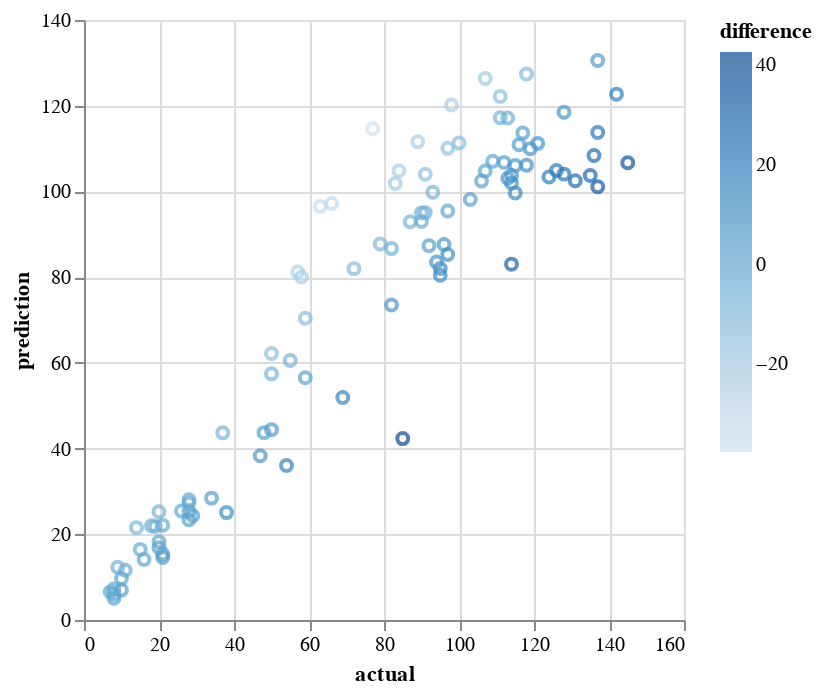

The cell this chart's notebook holds for it:
### Markdown cell above
The below plot shows the predicted vs. the actual RUL for all 100 test samples. You can see the accuracy improves closer to zero, as there is less variance.

### Code cell
alt.Chart(df).mark_point().encode(x = alt.X("actual").scale(zero = False), 
                                                y = 'prediction', 
                                                color = "difference", 
                                                )

### Figure 1 — Vega-Lite specification as saved in the notebook (floating-point values rounded to 4 significant figures)
{"config": {"view": {"continuousWidth": 300, "continuousHeight": 300}}, "data": {"name": "data-f752245445b7f6cb4cf45158985b5d69"}, "mark": {"type": "point"}, "encoding": {"color": {"field": "difference", "type": "quantitative"}, "x": {"field": "actual", "scale": {"zero": false}, "type": "quantitative"}, "y": {"field": "prediction", "type": "quantitative"}}, "$schema": "https://vega.github.io/schema/vega-lite/v5.20.1.json", "datasets": {"data-f752245445b7f6cb4cf45158985b5d69": [{"prediction": 106.8, "actual": 112, "difference": 5.226}, {"prediction": 120.1, "actual": 98, "difference": -22.15}, {"prediction": 51.9, "actual": 69, "difference": 17.1}, {"prediction": 73.5, "actual": 82, "difference": 8.5}, {"prediction": 95.06, "actual": 91, "difference": -4.057}, {"prediction": 99.79, "actual": 93, "difference": -6.793}, {"prediction": 104.0, "actual": 91, "difference": -12.99}, {"prediction": 82.0, "actual": 95, "difference": 13.0}, {"prediction": 117.2, "actual": 111, "difference": -6.175}, {"prediction": 87.62, "actual": 96, "difference": 8.383}, {"prediction": 85.29, "actual": 97, "difference": 11.71}, {"prediction": 103.4, "actual": 124, "difference": 20.65}, {"prediction": 80.45, "actual": 95, "difference": 14.55}, {"prediction": 104.8, "actual": 107, "difference": 2.237}, {"prediction": 101.8, "actual": 83, "difference": -18.84}, {"prediction": 104.8, "actual": 84, "difference": -20.85}, {"prediction": 44.42, "actual": 50, "difference": 5.582}, {"prediction": 28.06, "actual": 28, "difference": -0.05986}, {"prediction": 92.93, "actual": 87, "difference": -5.931}, {"prediction": 14.14, "actual": 16, "difference": 1.858}, {"prediction": 81.21, "actual": 57, "difference": -24.21}, {"prediction": 122.2, "actual": 111, "difference": -11.17}, {"prediction": 117.1, "actual": 113, "difference": -4.12}, {"prediction": 18.27, "actual": 20, "difference": 1.734}, {"prediction": 106.7, "actual": 145, "difference": 38.29}, {"prediction": 110.0, "actual": 119, "difference": 9.023}, {"prediction": 97.17, "actual": 66, "difference": -31.17}, {"prediction": 95.44, "actual": 97, "difference": 1.558}, {"prediction": 92.99, "actual": 90, "difference": -2.987}, {"prediction": 99.63, "actual": 115, "difference": 15.37}, {"prediction": 5.088, "actual": 8, "difference": 2.912}, {"prediction": 43.72, "actual": 48, "difference": 4.28}, {"prediction": 102.4, "actual": 106, "difference": 3.577}, {"prediction": 6.557, "actual": 7, "difference": 0.4426}, {"prediction": 11.6, "actual": 11, "difference": -0.5956}, {"prediction": 21.82, "actual": 19, "difference": -2.822}, {"prediction": 22.12, "actual": 21, "difference": -1.117}, {"prediction": 57.44, "actual": 50, "difference": -7.435}, {"prediction": 122.7, "actual": 142, "difference": 19.3}, {"prediction": 25.26, "actual": 28, "difference": 2.738}, {"prediction": 21.98, "actual": 18, "difference": -3.981}, {"prediction": 9.688, "actual": 10, "difference": 0.3123}, {"prediction": 56.52, "actual": 59, "difference": 2.478}, {"prediction": 107.0, "actual": 109, "difference": 1.978}, {"prediction": 83.03, "actual": 114, "difference": 30.97}, {"prediction": 38.32, "actual": 47, "difference": 8.679}, {"prediction": 103.7, "actual": 135, "difference": 31.29}, {"prediction": 87.31, "actual": 92, "difference": 4.695}, {"prediction": 15.41, "actual": 21, "difference": 5.587}, {"prediction": 87.75, "actual": 79, "difference": -8.755}, {"prediction": 101.9, "actual": 114, "difference": 12.05}, {"prediction": 24.31, "actual": 29, "difference": 4.691}, {"prediction": 25.44, "actual": 26, "difference": 0.5603}, {"prediction": 110.1, "actual": 97, "difference": -13.05}, {"prediction": 113.8, "actual": 137, "difference": 23.25}, {"prediction": 16.48, "actual": 15, "difference": -1.478}, {"prediction": 98.13, "actual": 103, "difference": 4.866}, {"prediction": 43.67, "actual": 37, "difference": -6.67}, {"prediction": 103.7, "actual": 114, "difference": 10.29}, {"prediction": 111.3, "actual": 100, "difference": -11.31}, {"prediction": 14.56, "actual": 21, "difference": 6.437}, {"prediction": 36.05, "actual": 54, "difference": 17.95}, {"prediction": 81.99, "actual": 72, "difference": -9.986}, {"prediction": 23.38, "actual": 28, "difference": 4.616}, {"prediction": 118.5, "actual": 128, "difference": 9.504}, {"prediction": 21.55, "actual": 14, "difference": -7.546}, {"prediction": 114.6, "actual": 77, "difference": -37.63}, {"prediction": 6.023, "actual": 8, "difference": 1.977}, {"prediction": 111.2, "actual": 121, "difference": 9.783}, {"prediction": 83.55, "actual": 94, "difference": 10.45}, {"prediction": 106.1, "actual": 118, "difference": 11.87}, {"prediction": 62.17, "actual": 50, "difference": -12.17}, {"prediction": 102.5, "actual": 131, "difference": 28.49}, {"prediction": 104.9, "actual": 126, "difference": 21.11}, {"prediction": 103.1, "actual": 113, "difference": 9.928}, {"prediction": 7.008, "actual": 10, "difference": 2.992}, {"prediction": 28.44, "actual": 34, "difference": 5.559}, {"prediction": 126.3, "actual": 107, "difference": -19.35}, {"prediction": 96.51, "actual": 63, "difference": -33.51}, {"prediction": 95.0, "actual": 90, "difference": -5.001}, {"prediction": 7.24, "actual": 8, "difference": 0.7597}, {"prediction": 12.3, "actual": 9, "difference": -3.302}, {"prediction": 130.6, "actual": 137, "difference": 6.449}, {"prediction": 80.05, "actual": 58, "difference": -22.05}, {"prediction": 127.4, "actual": 118, "difference": -9.421}, {"prediction": 111.6, "actual": 89, "difference": -22.59}, {"prediction": 110.9, "actual": 116, "difference": 5.107}, {"prediction": 106.1, "actual": 115, "difference": 8.946}, {"prediction": 108.4, "actual": 136, "difference": 27.64}, {"prediction": 27.27, "actual": 28, "difference": 0.7256}, {"prediction": 25.06, "actual": 38, "difference": 12.94}, {"prediction": 25.24, "actual": 20, "difference": -5.242}, {"prediction": 42.33, "actual": 85, "difference": 42.67}, {"prediction": 60.54, "actual": 55, "difference": -5.545}, {"prediction": 104.0, "actual": 128, "difference": 23.96}, {"prediction": 101.1, "actual": 137, "difference": 35.92}, {"prediction": 86.66, "actual": 82, "difference": -4.663}, {"prediction": 70.41, "actual": 59, "difference": -11.41}, {"prediction": 113.6, "actual": 117, "difference": 3.385}, {"prediction": 16.87, "actual": 20, "difference": 3.133}]}}
